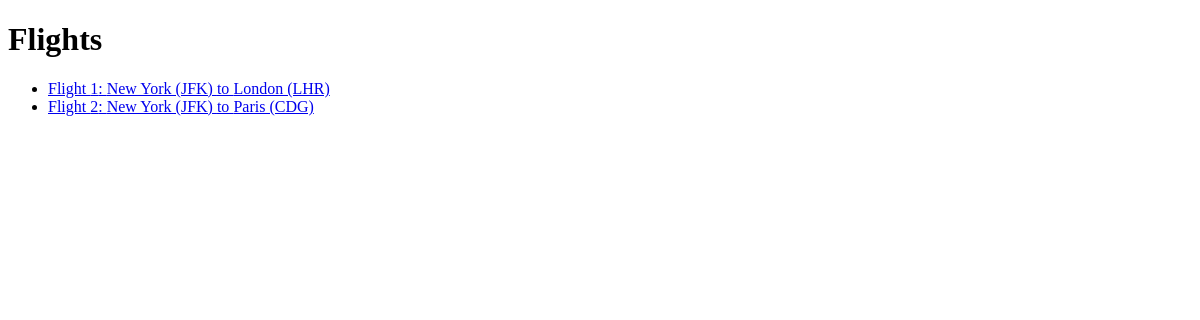
Before: /flights/ with the older database file.
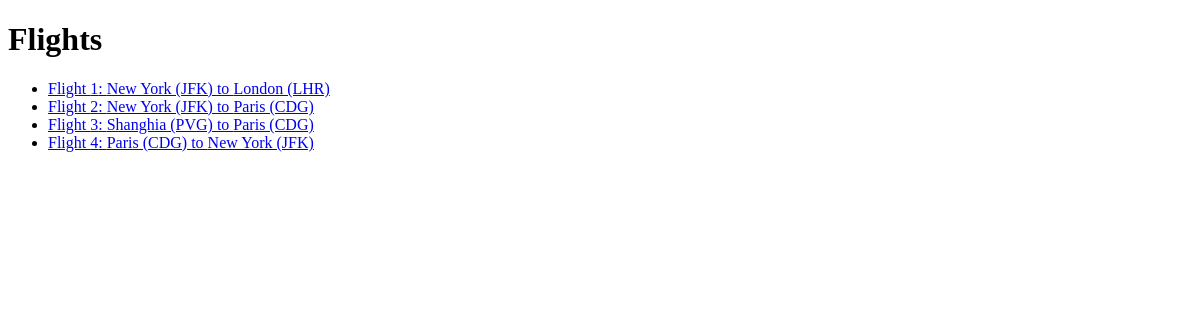
After: the same page with the newer database file.
### flights/models.py (models this page shows, shortened)
class Flight(models.Model):
    origin = models.ForeignKey(Airport, on_delete=models.CASCADE, related_name="destination")
    destination = models.ForeignKey(Airport, on_delete=models.CASCADE, related_name="arrivals")
    duration = models.IntegerField()

class Airport(models.Model):
    code = models.CharField(max_length=3)
    city = models.CharField(max_length=64)
    def __str__(self):
        return f"{self.city} ({self.code})"

### flights/views.py (the view)
# urls.py: path("", views.index, name="index"),
def index(request):
    return render(request, "flights/index.html", {
        "flights": Flight.objects.all()
    })

### flights/templates/flights/index.html
{% extends "flights/layout.html" %}
{% block body %}
<h1>Flights</h1>
<ul>
    {% for flight in flights %}
    <li>
        <a href="{% url 'flight' flight.id %}">
            Flight {{flight.id }}: {{ flight.origin }} to {{ flight.destination }}
        </a>
    </li>
    {% endfor %}
</ul>
{% endblock %}

### flights/templates/flights/layout.html (shortened to what this page needs)
<!DOCTYPE html>
<html lang="en">
<head>
</head>
<body>
    {% block body %}
    {% endblock %}
</body>
</html>

Changed rows visible on the page:
added Flight: id "3", origin "Shanghia (PVG)", destination "Paris (CDG)"
added Flight: id "4", origin "Paris (CDG)", destination "New York (JFK)"
